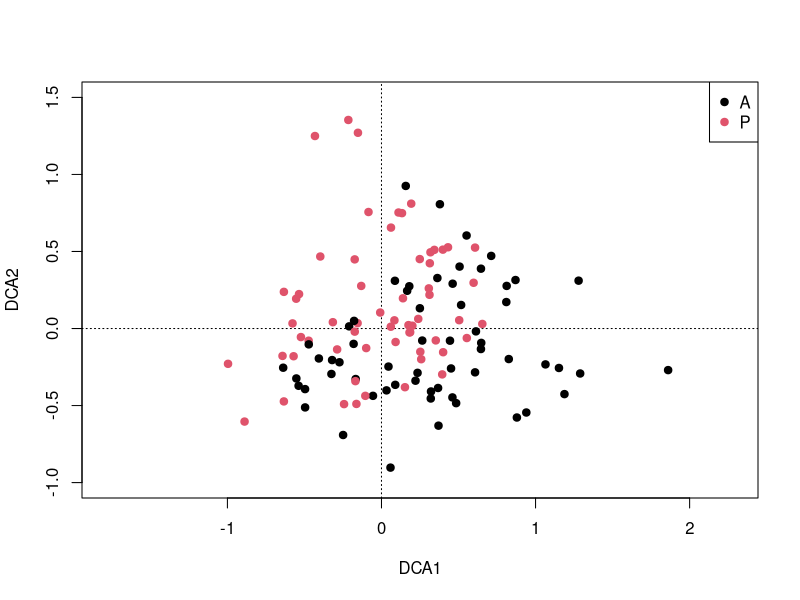
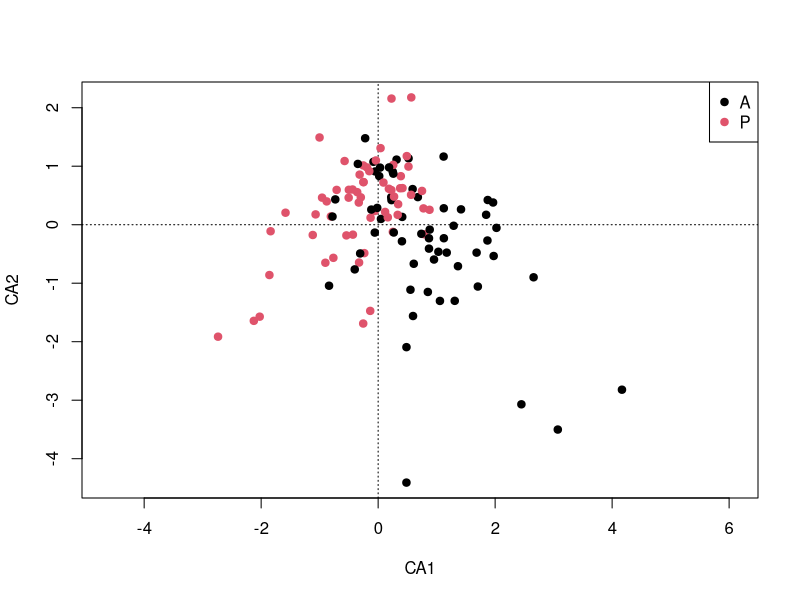

Recreate these plots in R, in order.
## ---- chunk 1
library(readxl)
library(vegan)
library(dplyr)

# Dataset: Loos et al. (2014) butterfly survey, publicly available on Dryad
# https://doi.org/10.5061/dryad.97s1k
data <- read_excel("Loos+et+al+2014+Butterflies.xls")
## ---- chunk 2
# Keep only arable and grassland sites
data2 <- data %>%
  filter(LUtype != "F")

# Column layout: column 1 = site ID, then species counts, then the final
# 16 columns are environmental variables
n_env <- 16

env     <- data2[, (ncol(data2) - n_env + 1):ncol(data2)]
species <- data2[, 2:(ncol(data2) - n_env)]

# Remove species with no occurrences in the remaining sites
species <- species[, colSums(species) > 0]

# Land-use type as a factor, reused for colouring the ordination plots
lu      <- factor(data2$LUtype)
lu_cols <- seq_along(levels(lu))

cat("Sites:", nrow(species), "| Species:", ncol(species), "\n")
## ---- chunk 3
# Totals and ranges
total_individuals <- sum(species)
num_species       <- ncol(species)
richness          <- rowSums(species > 0)  # species richness per site
abundance         <- rowSums(species)      # individuals per site

summary_stats <- list(
  total_individuals = total_individuals,
  num_species       = num_species,
  richness_range    = range(richness),
  abundance_range   = range(abundance)
)
print(summary_stats)

# Most abundant species (proportion of all individuals)
species_rel <- sort(colSums(species) / total_individuals, decreasing = TRUE)
print(head(species_rel, 12))
## ---- chunk 4
# Does species richness differ between land-use types?
anova_richness <- aov(richness ~ LUtype, data = data2)
summary(anova_richness)

# Does abundance differ between land-use types?
anova_abundance <- aov(abundance ~ LUtype, data = data2)
summary(anova_abundance)
## ---- chunk 5
#| fig-cap: "DCA of butterfly assemblages by site, coloured by land-use type (replication of Figure 2 without environmental vectors)."
dca_model <- decorana(species)

plot(dca_model, type = "n", xlim = c(-1.5, 2), ylim = c(-1, 1.5))
points(dca_model, display = "sites", col = as.integer(lu), pch = 19)
legend("topright", legend = levels(lu), col = lu_cols, pch = 19)
## ---- chunk 6
species_log <- decostand(species, method = "log")

ca_model <- cca(species_log)

# Variance explained by each axis
eig_vals      <- eigenvals(ca_model)
var_explained <- eig_vals / sum(eig_vals)

cat(sprintf("Variance explained by CA1: %.1f%%\n", 100 * var_explained[1]))
cat(sprintf("Variance explained by CA2: %.1f%%\n", 100 * var_explained[2]))
## ---- chunk 7
#| fig-cap: "CA of log-transformed butterfly data by site, coloured by land-use type."
plot(ca_model, type = "n")
points(ca_model, display = "sites", col = as.integer(lu), pch = 19)
legend("topright", legend = levels(lu), col = lu_cols, pch = 19)
## ---- chunk 8
sessionInfo()
